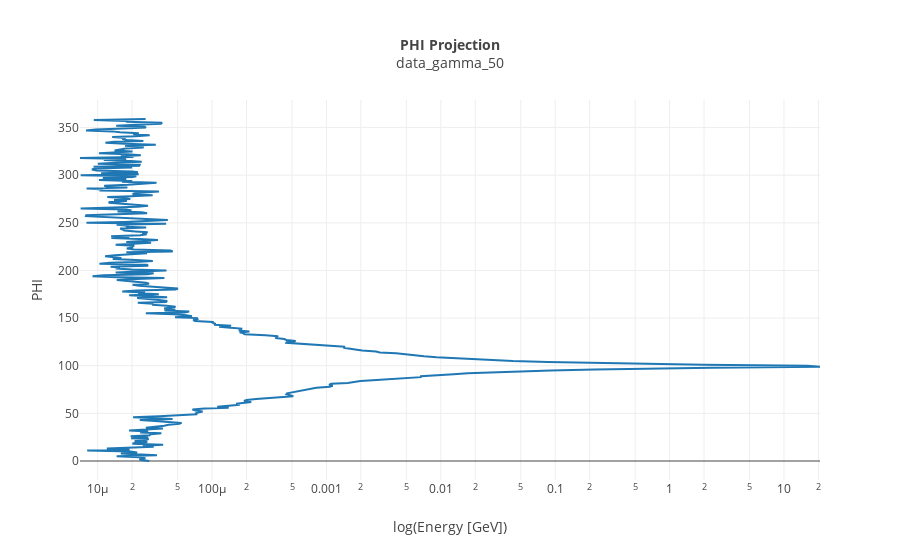
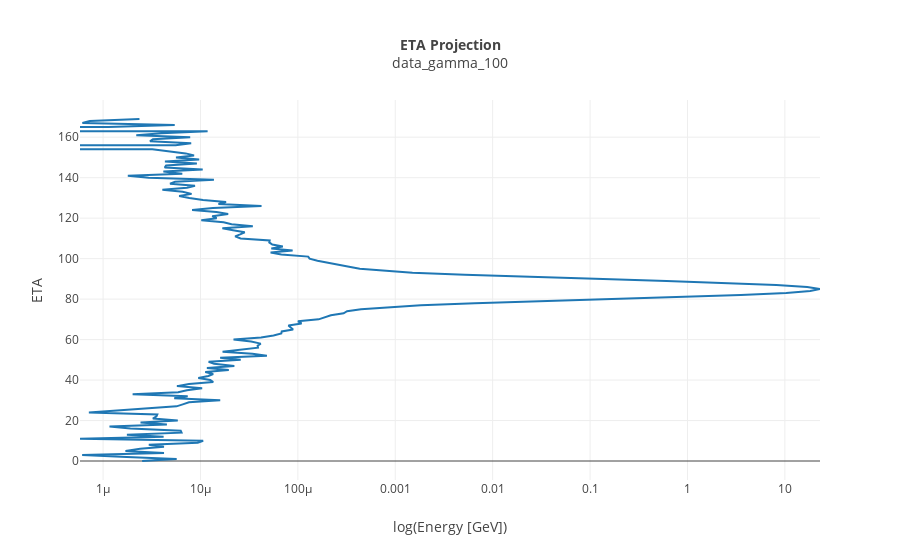

Notebook source saved alongside these figures, in order:
### Code cell
plot_lines(phi_projection(data_gamma_50)   , title_phi + "data_gamma_50"   , "Energy [GeV]", "PHI", "x_log")
plot_lines(eta_projection(data_gamma_100)  , title_eta + "data_gamma_100"  , "Energy [GeV]", "ETA", "x_log")

### Figure 1 — Plotly figure (JSON) as saved in the notebook; plotly's stock layout.template omitted (floating-point values rounded to 4 significant figures; data arrays with more than 128 entries replaced by an {"elided": "..."} marker saying what was removed)
{"data": [{"mode": "lines", "name": "lines", "type": "scatter", "x": {"elided": "360 float values"}}], "layout": {"title": "<b>PHI Projection</b><br>data_gamma_50", "titlefont": {"size": 14}, "xaxis": {"autorange": true, "title": "log(Energy [GeV])", "type": "log"}, "yaxis": {"autorange": true, "title": "PHI"}}}

### Figure 2 — Plotly figure (JSON) as saved in the notebook; plotly's stock layout.template omitted (floating-point values rounded to 4 significant figures; data arrays with more than 128 entries replaced by an {"elided": "..."} marker saying what was removed)
{"data": [{"mode": "lines", "name": "lines", "type": "scatter", "x": {"elided": "170 float values"}}], "layout": {"title": "<b>ETA Projection</b><br>data_gamma_100", "titlefont": {"size": 14}, "xaxis": {"autorange": true, "title": "log(Energy [GeV])", "type": "log"}, "yaxis": {"autorange": true, "title": "ETA"}}}
